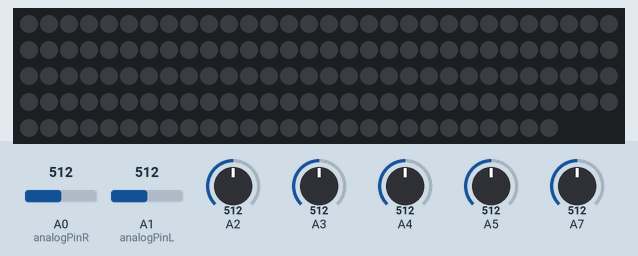
Simulated run of this sketch. Board: Arduino Uno, built with avr-gcc and run on an emulated ATmega328P. Shown: 147 RGB LEDs in strip order, left to right, continuing on the next row. Inputs (shaded band) come from the test bench; at power-on: A0 (analogPinR) = 512, A3 = 512, A1 (analogPinL) = 512, A2 = 512, A7 = 512, A4 = 512, A5 = 512. Dim RGB values are drawn brighter than linear.

Above: at 1.2 s.
1.3 s: A0 (analogPinR) set to 716
At 1.76 s:
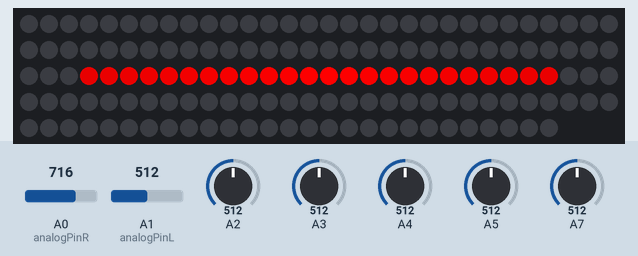
2.9 s: A3 set to 716
At 3.14 s:
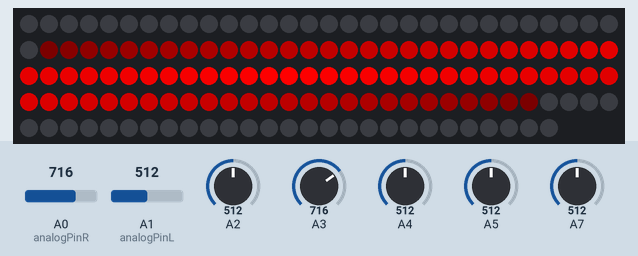
4.6 s: A1 (analogPinL) set to 245
At 4.63 s:
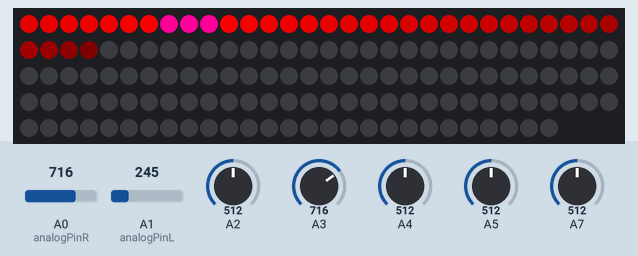
6.2 s: A2 set to 992
At 7.5 s:
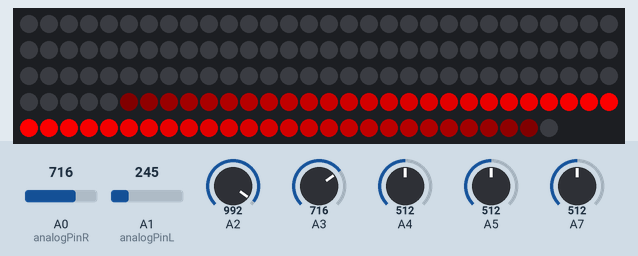
7.7 s: A7 set to 245
At 8.17 s:
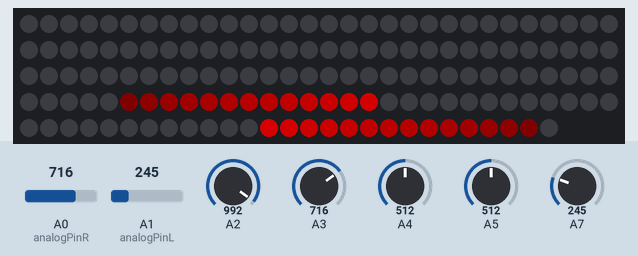
9.2 s: A1 (analogPinL) set to 90
At 10.2 s:
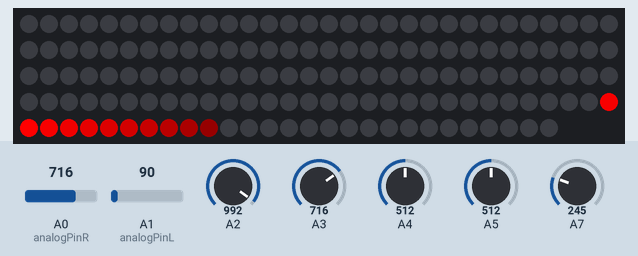

Measured:
- after the input at 1.3 s, the LEDs: first change at once (image 1 shows a later state)
- after the input at 4.6 s, the LEDs: change at once (image 3)
- after the input at 6.2 s, the LEDs: first change at once (image 4 shows a later state)
- after the input at 7.7 s, the LEDs: first change after 0.05 s (image 5 shows a later state)
- after the input at 9.2 s, the LEDs: first change at once (image 6 shows a later state)

The sketch:

MSGEQ7_Propogate_dynamic_center_for_table.ino
```cpp
//code from https://github.com/jdbugman/anduino-neopixel/blob/master/soundNeo/soundNeo.ino
#include <Adafruit_NeoPixel.h>
#define PIN 5
Adafruit_NeoPixel strip = Adafruit_NeoPixel(147, PIN, NEO_GRB + NEO_KHZ800); //first number controls the amount of pixels you have (add 4 so the drip falls off the edge)

//length of LED strip
int led_strip_length = 150;

//half the srip length (length on each side)
int prop[150];
int prop_his[150];

//if # is 10, it updates every 10th iteration, thus higher number makes
//refresh rate slower
int refresh = 4; //higher number refreshes slow
int refresh_counter = 0;
int taper = 15; // higher number tapers faster

int delay_setting = 30; //lag time
int delay_counter = 0;

//where to start / end the sides
float left_start = 75;
float left_end = 1;
float right_start = 76;
float right_end = 150;

float go_left_start = 0;
float go_right_start = 0;

//pin for pint dial
int analogPinpot = 2;

//lowest reading the MSGEQ7 should recognize
int minFilter = 100;

//values for MSGEQ7 Chip
int analogPinL = 1; // read from multiplexer using analog input 0
int analogPinR = 0; // read from multiplexer using analog input 0
int strobePin = 4; // strobe is attached to digital pin 2
int resetPin = 5; // reset is attached to digital pin 3
int spectrumValueL[6];
int spectrumValueR[6]; // to hold a2d values
int previousSpectrumValueL[6]; // to hold a2d values
int previousSpectrumValueR[6]; // to hold a2d values
int global_brightness = 255; // Sets global brightness, i.e. 64 is 1/4 brightness.
int useColor[2];
int num;
int brightness = 255;

int sensor1 = 0;
int sensor2 = 0;
int sensor3 = 0;
int sensor4 = 0;

int pot = 0.0;


void setup() {
  Serial.begin(9600); // print to serial monitor
  strip.begin();
  strip.show(); // Initialize all pixels to 'off'
  pinMode(analogPinL, INPUT);
  pinMode(analogPinR, INPUT);
  pinMode(strobePin, OUTPUT);
  pinMode(resetPin, OUTPUT);
  analogReference(DEFAULT);
  digitalWrite(resetPin, LOW);
  digitalWrite(strobePin, HIGH);

  //pinMode(analogPinpot, INPUT);
}

void loop() {
   runTime();
}


void runTime(){

  digitalWrite(resetPin, HIGH);
  digitalWrite(resetPin, LOW);
  int changeL = 0;
  int changeR = 0;
  int changePinL = 0;
  int changePinR = 0;
  int k,i,r,g,b;

  int use_ls, use_le, use_rs, use_re;


  //un comment below if the pentomiter is hooked up
  //these will override the default setting if used

  //--fetch pentimoter value
  //pot = analogRead(analogPinpot);


  int thres = 100;

    delay_counter++;
  if(delay_counter>=delay_setting )
  {
    delay_counter = 0;
  sensor1 = analogRead(2);
  sensor2 = analogRead(3);
  sensor3 = analogRead(4);
  sensor4 = analogRead(5);


  //Serial.println(sensor1);
  if(sensor1 > thres && go_left_start == 0 &&
  (sensor1 >sensor2) &&
  (sensor1 >sensor3)  &&
  (sensor1 >sensor4)
  )
  {
    go_left_start = 120;

  }

  if(sensor2 > thres && go_left_start == 0 &&
  (sensor2 >sensor1) &&
  (sensor2 >sensor3)  &&
  (sensor2 >sensor4)
  )
  {
    go_left_start = 8;

  }


  if(sensor3 > thres && go_left_start == 0 &&
  (sensor3 >sensor2) &&
  (sensor3 >sensor1)  &&
  (sensor3 >sensor4)
  )
  {
    go_left_start = 21;

  }

  if(sensor4 > thres && go_left_start == 0 &&
  (sensor4 >sensor2) &&
  (sensor4 >sensor3)  &&
  (sensor4 >sensor1)
  )
  {
    go_left_start = 81;

  }

  }

  //strip.setPixelColor(10,255,0,0);
  if(go_left_start)
  {


    if(go_left_start < left_start)
      left_start-= 2;
    else
      left_start+= 2;

    if( abs(go_left_start-left_start) <= 2)
    {
      left_start = go_left_start;
      go_left_start = 0;

    }
  }

    //left_start = 75;
  right_start = left_start +1;

    use_ls = left_start;
    use_le = left_end;
    use_rs = right_start;
    use_re = right_end;

  /*
  if (pot >=475 && pot <= 525)
  {
    use_ls = left_start;
    use_le = left_end;
    use_rs = right_start;
    use_re = right_end;
  }
  else
  {

   if(pot<475)
   {
    use_ls = round( (pot/475) * left_start);
    use_rs = use_ls+1;

   }
   if(pot>525)
   {
    use_ls = round( ((pot-525)/475) * left_start) + left_start;
    use_rs = use_ls+1;

   }


   if(use_ls<1)
   {
     use_ls = 1;
     use_rs = 2;
   }
   if(use_ls> led_strip_length)
   {
     use_ls = led_strip_length -1;
     use_rs = led_strip_length;
   }

  }
  */

  //Serial.println(pot/400);
  //Serial.println(use_rs);
  //Serial.println(use_ls);


  //--for the min amplitude to count as a reading
  //minFilter = round(pot * .4);

  //--refresh rate
  //refresh = round(pot * .05);

  //get readings from chip
  for (i = 0; i < 7; i++)
  {
    previousSpectrumValueL[i] = spectrumValueL[i];
    previousSpectrumValueR[i] = spectrumValueR[i];
    digitalWrite(strobePin, LOW);
    delayMicroseconds(30); // to allow the output to settle
    spectrumValueL[i] = analogRead(analogPinL);
    spectrumValueR[i] = analogRead(analogPinR);

  /*
    Serial.print("Band: ");
    Serial.print(i);
    Serial.print(" Val: ");
    Serial.print(spectrumValueL[i]);
    Serial.print(" Val: ");
    Serial.print(spectrumValueR[i]);
    Serial.println();
   */

    //figure out which pin changed the most since last reading
    if( abs(previousSpectrumValueL[i]-spectrumValueL[i]) > changeL)
    {
        changeL = abs(previousSpectrumValueL[i]-spectrumValueL[i]);
        if( spectrumValueL[i] > minFilter  )
          changePinL = (i+1);


          taper =  35 - (.1 * spectrumValueL[i]);

          if(taper<6) { taper = 6; }
          if(taper > 35) { taper = 35; }
         // Serial.println(taper);


    }

    //figure out which pin changed the most since last reading
    if( abs(previousSpectrumValueR[i]-spectrumValueR[i]) > changeR)
    {
        changeR = abs(previousSpectrumValueR[i]-spectrumValueR[i]);
        if( spectrumValueR[i] > minFilter )
          changePinR = (i+1);


    }

     digitalWrite(strobePin, HIGH);

  }


  refresh_counter++;
  if(refresh_counter>=refresh )
  {

    refresh_counter = 0;


  //current;
  prop[(use_rs-1)] = changePinR;
  prop[(use_ls-1)] = changePinL;

  //save the history - RIGHT SIDE
  for (k = (use_rs-0); k <= (use_re-1); k++)
  {
    prop_his[k] = prop[k-1];
  }

  for (k = (use_rs-0); k <= (use_re-1); k++)
  {
    prop[k] = prop_his[k];
  }


  //save the history - LEFT SIDE
  for (k = (use_ls-0); k >= (use_le-1); k--)
  {
    prop_his[k] = prop[k+1];
  }

  for (k = (use_ls-0); k >= (use_le-1); k--)
  {
    prop[k] = prop_his[k];
  }


  for (k = 0; k <= led_strip_length; k++)
  {
    num = prop[k];
    brightness = (255 - (abs(k - use_ls)*taper));
    if(brightness>255)
      brightness = 255;
    if(brightness<0)
      brightness = 0;
    //Serial.println(brightness);
    //brightness = 10;
    //brightness = 2;
    if(num>-1){
    get_color();
    strip.setPixelColor( k, useColor[0] * brightness /255 , useColor[1] * brightness /255, useColor[2] * brightness /255);
    }
  }


  }


   //if(changePin > 0)
  // {

  // }


  strip.setBrightness(global_brightness);
  strip.show();

}

void get_color()
{
  int r,g,b;

  // RGB for bands 1-7
    if(num==0)
    {
      r = 0; g = 0; b = 0;
    }
    if(num==1)
    {
      r = 255; g = 0; b = 0;
    }
    if(num==2)
    {
      r = 255; g = 153; b= 0;
    }
    if(num==3)
    {
      r = 255; g = 255; b = 0;
    }
    if(num==4)
    {
      r = 0; g = 255; b = 0;
    }
    if(num==5)
    {
      r = 0; g = 255; b = 255;
    }
    if(num==6)
    {
      r = 0; g = 0 ; b = 255;
    }
    if(num==7)
    {
      r = 255; g = 0; b = 153;
    }

    useColor[0] = r;
    useColor[1] = g;
    useColor[2] = b;

}
```
